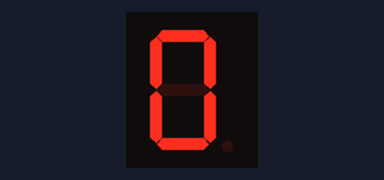
Recording of a program running on a simulated Raspberry Pi (header pin numbers). On the bench: 1-digit seven-segment display. The segment pins are drawn as the display they are named for. At 10.0 s the program stops and its outputs stay as they are.

Above: at 0.1 s.
At 2.1 s:
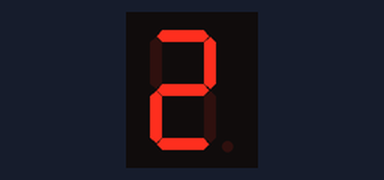
At 3.1 s:
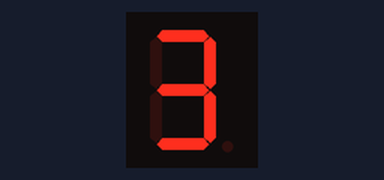
At 5.1 s:
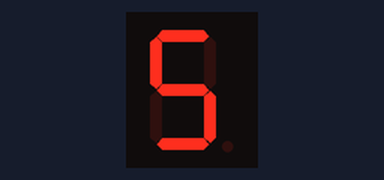
At 6.1 s:
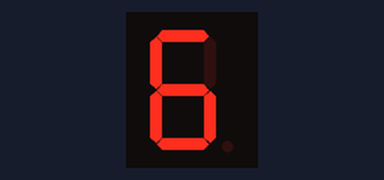
At 9.1 s:
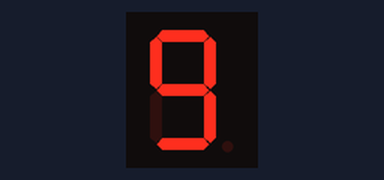

The program:

FND_test.py
```python
import RPi.GPIO as GPIO

import time

GPIO.setmode(GPIO.BOARD)
GPIO.setwarnings(False)

seg = [31,32,33,35,36,37,38,40]
#      a,b ,c ,d ,e ,f ,g ,dp
GPIO.setup(seg, GPIO.OUT, initial=GPIO.LOW)
#      a,b,c,d,e,f,g,dp

fnd = [(1,1,1,1,1,1,0,0),
    (0,1,1,0,0,0,0,0),
    (1,1,0,1,1,0,1,0),
    (1,1,1,1,0,0,1,0),
    (0,1,1,0,0,1,1,0),
    (1,0,1,1,0,1,1,0),
    (1,0,1,1,1,1,1,0),
    (1,1,1,0,0,0,0,0),
    (1,1,1,1,1,1,1,0),
    (1,1,1,1,0,1,1,0)]


# GPIO.output(seg, fnd[0])

for i in range (10) :
    GPIO.output(seg, fnd[i])
    time.sleep(1)
```

Measured:
- what the display in image 0 shows lasts 1.0 s, from 0.1 s to 1.1 s
